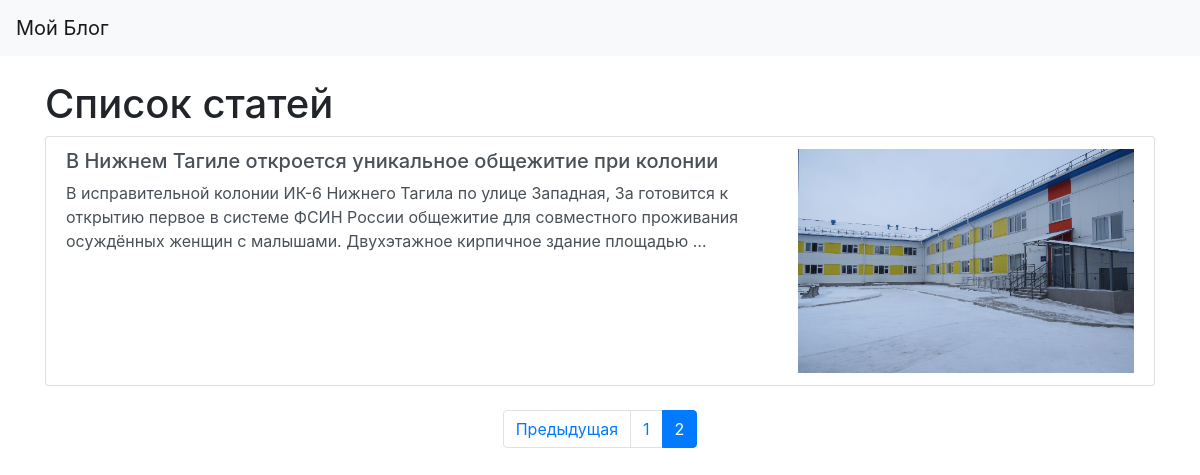
Screenshot of /?page=2 with the database file from the repository.
### blog/models.py (models this page shows, shortened)
class Article(models.Model):
    title = models.CharField("Название", max_length=200)
    slug = models.SlugField("Слаг", max_length=200, unique=True)
    content = models.TextField("Содержимое")
    published_date = models.DateTimeField("Дата публикации", default=timezone.now)
    image = models.ImageField("Изображение", upload_to='articles/', blank=True, null=True)
    category = models.ForeignKey('Category', verbose_name="Категория", on_delete=models.SET_NULL, null=True, blank=True, related_name='articles')
    def get_absolute_url(self):
        return reverse('article_detail', args=[self.slug])
    class Meta:
        verbose_name = "Статья"
        verbose_name_plural = "Статьи"

### blog/views.py (the view)
# urls.py: path('', views.home, name='home'),
def home(request):
    articles_list = Article.objects.order_by('-published_date')
    paginator = Paginator(articles_list, 5) #количество статей на странице
    page_number = request.GET.get('page')
    articles = paginator.get_page(page_number)
    return render(request, 'blog/home.html', {'articles': articles})

### blog/templates/blog/home.html (shortened to what this page needs)
{% extends "base.html" %}
{% block content %}
  <h1>Список статей</h1>
  <div class="list-group">
    {% for article in articles %}
      <a href="{{ article.get_absolute_url }}" class="list-group-item list-group-item-action">
        <div class="row">
          <div class="col-md-8">
            <h5>{{ article.title }}</h5>
            <p>{{ article.content|truncatewords:30 }}</p>
          </div>
          <div class="col-md-4">
            {% if article.image %}
              <img src="{{ article.image.url }}" class="img-fluid" alt="{{ article.title }}">
            {% endif %}
          </div>
        </div>
      </a>
    {% endfor %}
  </div>
  <nav aria-label="Страницы">
    <ul class="pagination justify-content-center mt-4">
      {% if articles.has_previous %}
        <li class="page-item">
          <a class="page-link" href="?page={{ articles.previous_page_number }}">Предыдущая</a>
        </li>
      {% endif %}
      {% for num in articles.paginator.page_range %}
        <li class="page-item {% if articles.number == num %}active{% endif %}">
          <a class="page-link" href="?page={{ num }}">{{ num }}</a>
        </li>
      {% endfor %}
    </ul>
  </nav>
{% endblock %}

### rows the page displays
Article: title "В Нижнем Тагиле откроется уникальное общежитие при колонии", content "В исправительной колонии ИК-6 Нижнего Тагила по улице Западная, 3а готовится к открытию первое в системе ФСИН России общежитие для совместного проживания осуждённых женщин с малышами. Двухэтажное кирпичное здание площадью …", image (picture)

### other values shown
{{ num }} "1" "2"
